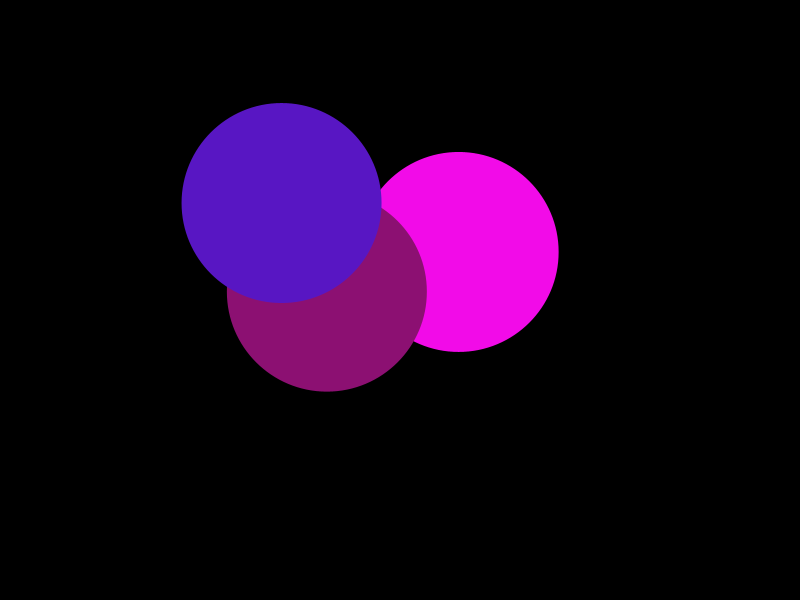
Frame 1 (no input)
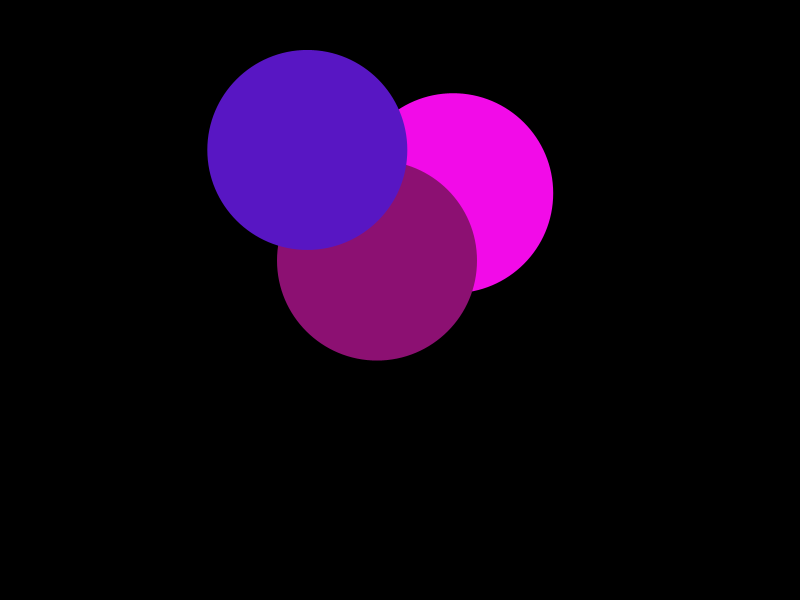
Frame 60 (the mouse pressed at the canvas centre just before this capture)
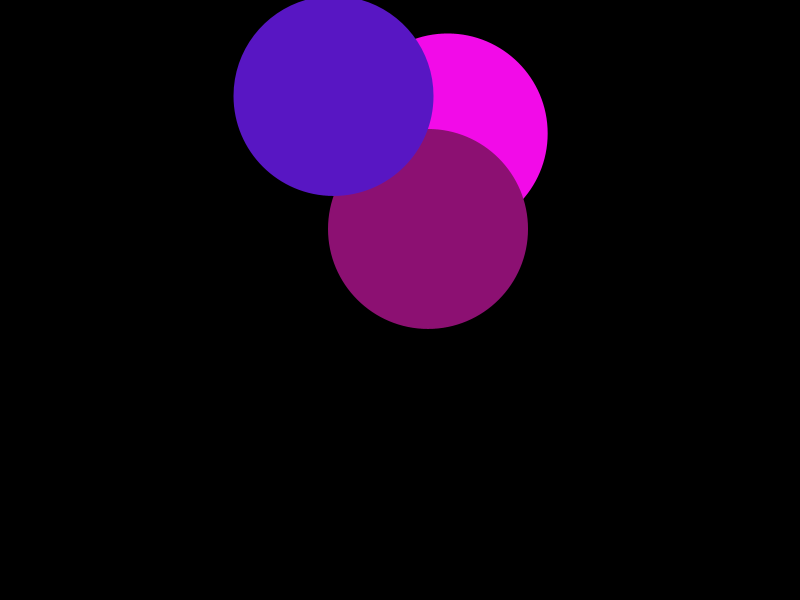
Frame 120 (the mouse held since frame 60 and released just before this capture)

The Processing sketch that drew these frames (run headless with seeded random() and noise(); from frame 60 on, the mouse is pressed at the canvas centre):

// Processing sketch: BouncyBallOOP
// ── BouncyBallOOP.pde
Ball b;                //declare a new ball called b
Ball c;
Ball d;

void setup() {
  size(800, 600);
  b = new Ball();      //initialize b as a new object of the Ball class
  c = new Ball();
  d = new Ball();
}

void draw() {
  background(0);
  b.display();         //call b's display() method
  c.display();
  d.display();
  b.move();
  c.move();
  d.move();
  b.bounce();
  c.bounce();
  d.bounce();
}
// ── Ball.pde
class Ball {
 //declaring all information (fields) contained within the Ball class
  PVector loc, vel;
  int diam;
  color c;

//this is a constructor. you can have more than one constructor for a given class
  Ball() {
    diam = 200;
    loc = new PVector(random(diam, width-diam), random(diam, height-diam));
    vel = PVector.random2D();
    c = color(random(255), random(50), random(100, 255));
  }
  


//after declaring fields and setting up constructors, you can define your methods
  void display() {
    fill(c);
    noStroke();
    ellipse(loc.x, loc.y, diam, diam);
  }
 void move() {
   loc.add(vel);
  }
 void bounce() {
   if (loc. x > width) {
     vel.x = -vel.x;
   }
   if (loc.x < 0) {
     vel.x = -vel.x;
   }
   if (loc.y > height) {
     vel.y = -vel.y;
   }
   if (loc.y < 0) {
     vel.y = -vel.y;
   }
}
}
